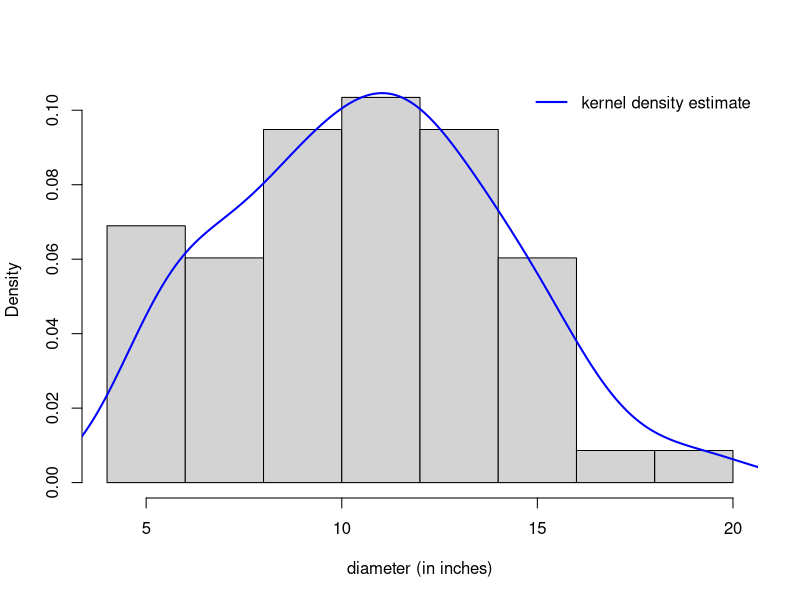
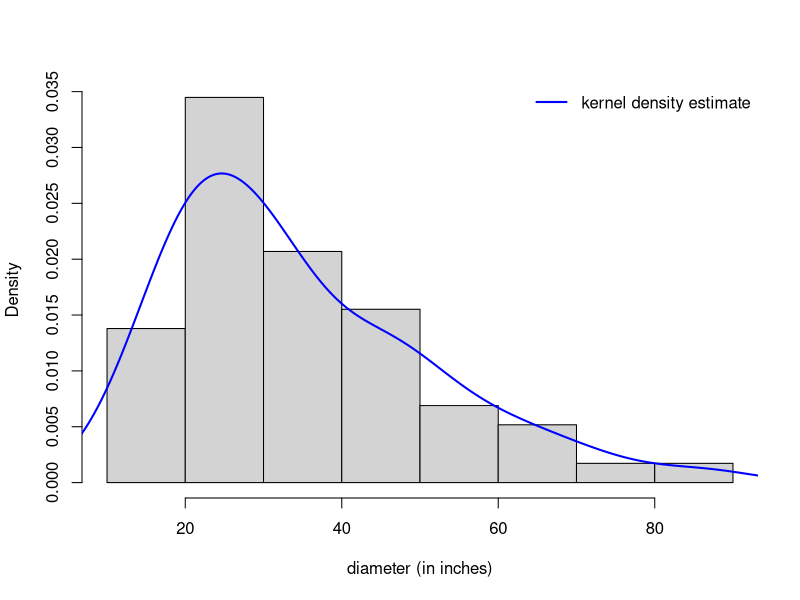
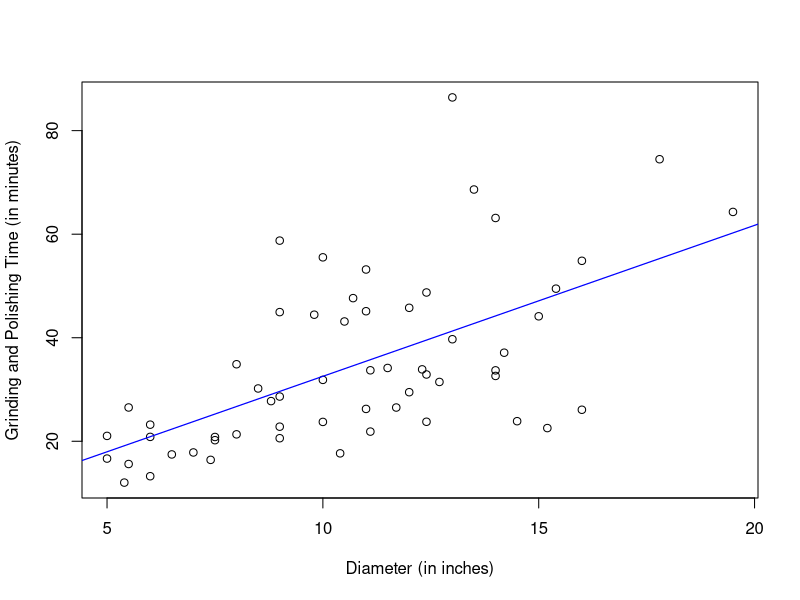
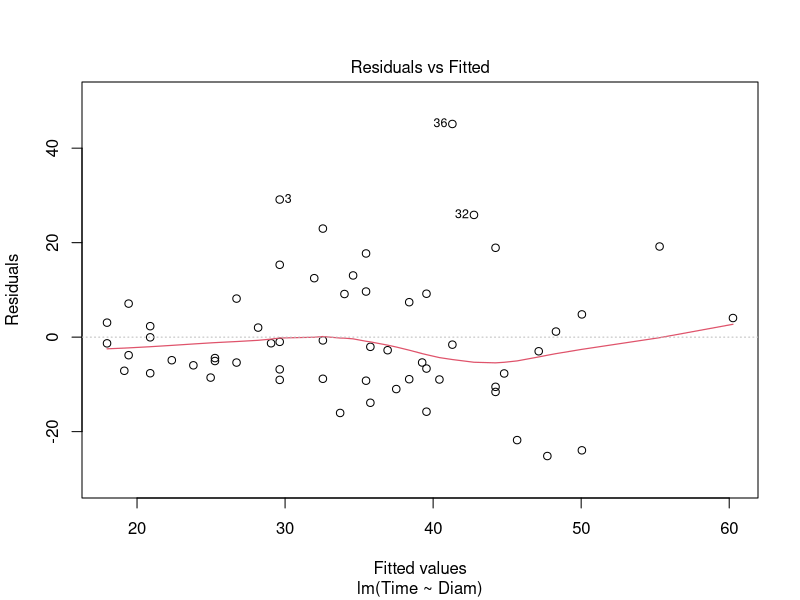
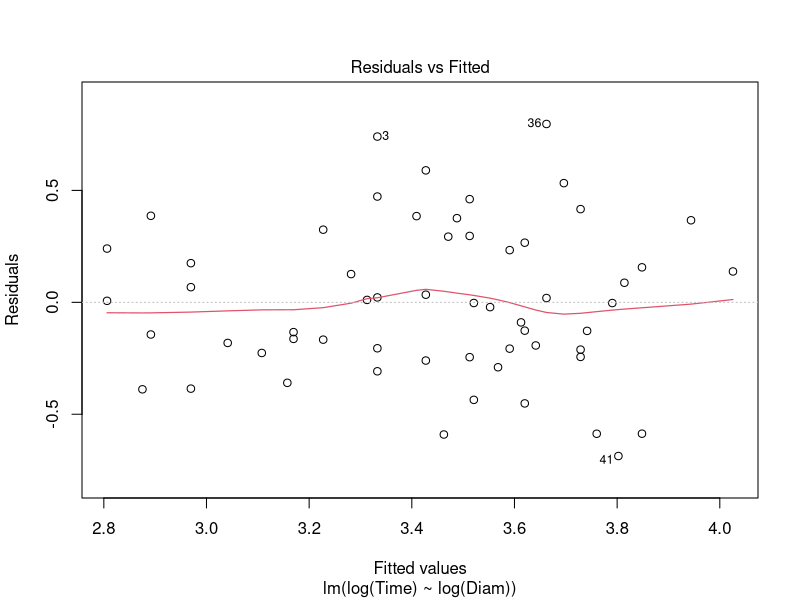

Reproduce these figures in R, in order.
## ---- chunk 1
require(knitr)
pdf_doc <- knitr::is_latex_output()
if (pdf_doc) {opts_chunk$set(echo=FALSE, fig.align="center", out.width="70%")} else {opts_chunk$set(echo=TRUE)}
## ---- chunk 2
dta <- read.table("../data/Nambe.csv", header=TRUE, sep=",")  

# Histogram of diameter together with kernel density estimate
hist(dta$Diam, prob=T, xlab="diameter (in inches)", main="")
lines(density(dta$Diam),lwd=2, col="blue") # Add the density estimate to the current plot.
legend("topright", legend = "kernel density estimate", lty=1, 
       lwd=2, col="blue", bty="n")

# Histogram of time together with kernel density estimate
hist(dta$Time, prob=T, xlab="diameter (in inches)", main="")
lines(density(dta$Time),lwd=2, col="blue") # Add the density estimate to the current plot.
legend("topright", legend = "kernel density estimate", lty=1, 
       lwd=2, col="blue", bty="n")
## ---- chunk 3
# Scatterplot of the data
plot(Time ~ Diam, data=dta, 
     xlab="Diameter (in inches)", 
     ylab="Grinding and Polishing Time (in minutes)")
# Add line of best fit
model1 <- lm(Time ~ Diam, data=dta)
abline(model1, col="blue", lwd=1.2)
# Residual plot for fitted model
plot(model1, 1, lwd=1.2)
## ---- chunk 4
# Fit model
model2 <- lm(log(Time) ~ log(Diam), data=dta)
# Residual plot
plot(model2, 1, lwd=1.2)
## ---- chunk 5
coef(model2)
## ---- chunk 6
exp(predict(model2, list(Diam=15)))
